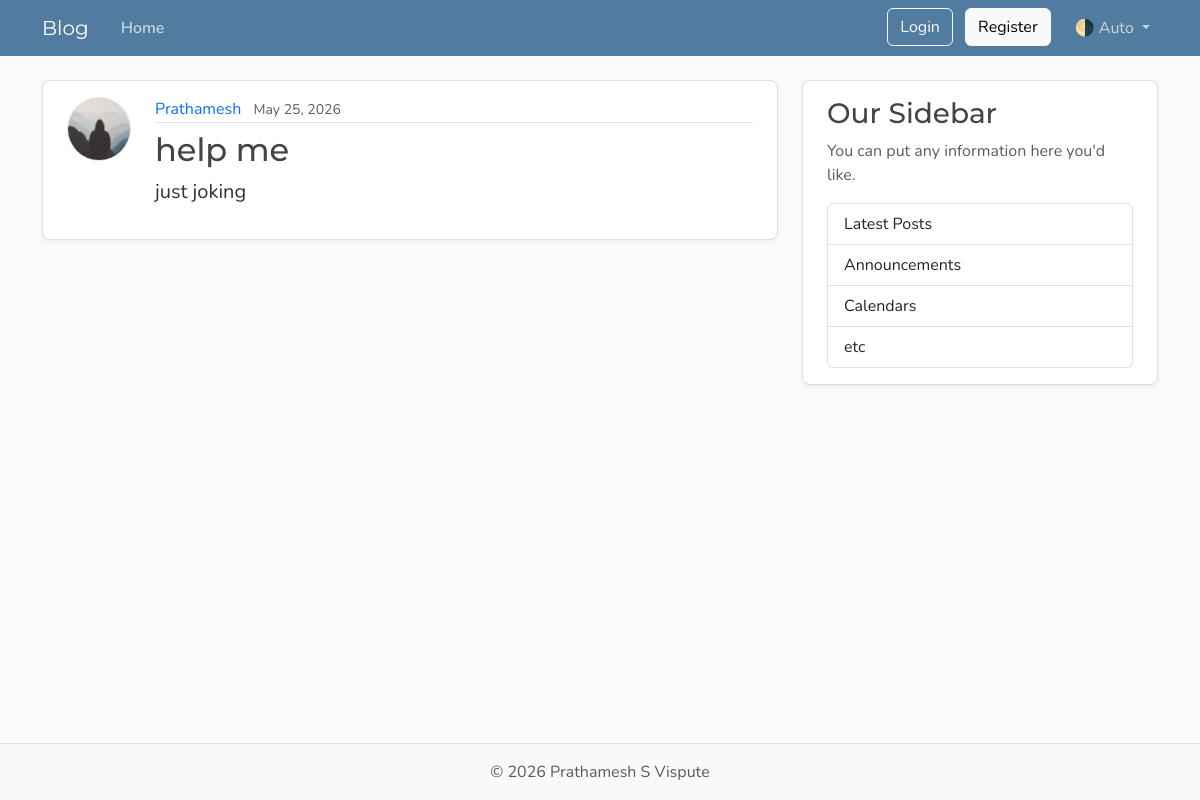
Page /posts on the earlier database version.
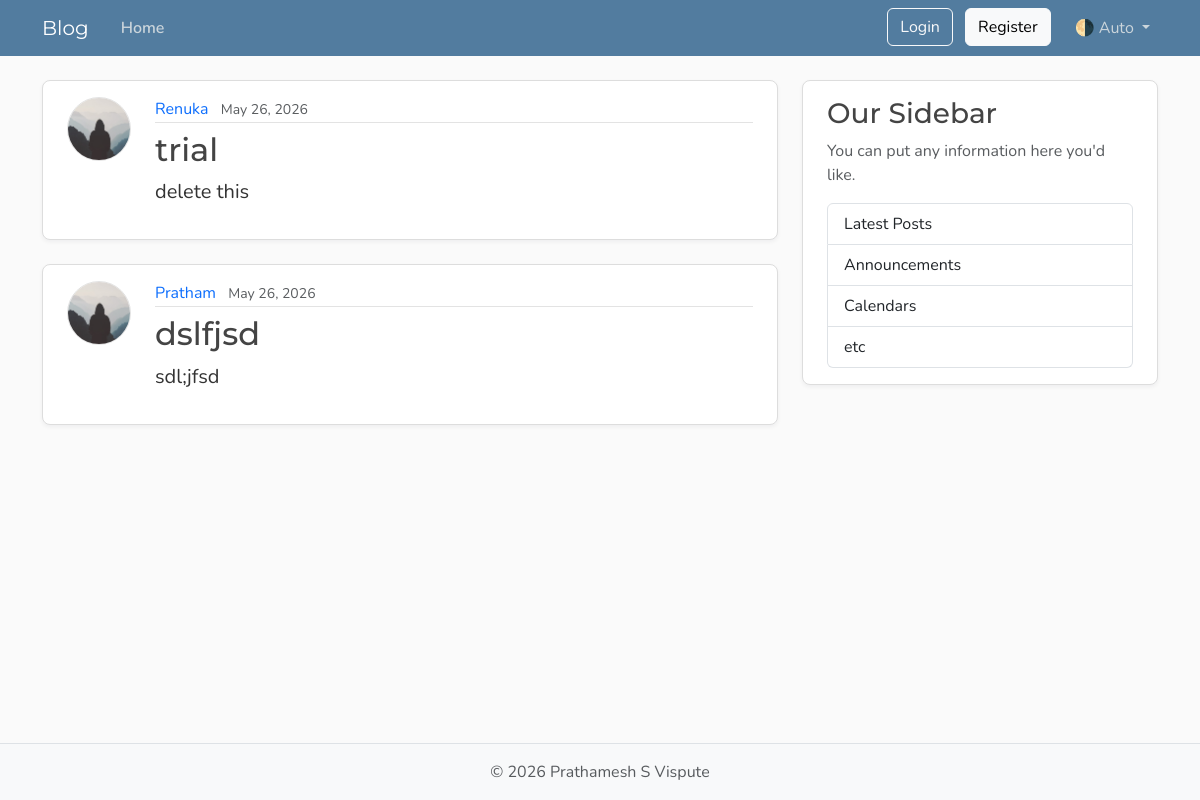
Same page on the later database version.
### models.py (models this page shows, shortened)
class Post(Base):
    __tablename__="posts"
    id:Mapped[int]=mapped_column(Integer,primary_key=True,index=True)
    title:Mapped[str]=mapped_column(String(100),nullable=False)
    content:Mapped[str]=mapped_column(Text,nullable=False)
    user_id:Mapped[int]=mapped_column(
        ForeignKey("users.id"),
        nullable=False,
        index=True,
    )
    date_posted:Mapped[datetime]=mapped_column(
        DateTime(timezone=True),
        default=lambda:datetime.now(UTC),
    )
    author:Mapped[User]=relationship(back_populates="posts")

class User(Base):
    __tablename__ = "users"
    id:Mapped[int]=mapped_column(Integer,primary_key=True,index=True)
    username:Mapped[str]=mapped_column(String(50),unique=True,nullable=False)
    email:Mapped[str]=mapped_column(String(120),unique=True,nullable=False)
    password_hash:Mapped[str]=mapped_column(String(200),nullable=False)
    image_file:Mapped[str|None]=mapped_column(
        String(200),
        nullable=True,
        default=None
    )
    posts:Mapped[list[Post]]=relationship(back_populates="author",cascade="all,delete-orphan")##cascades deletes all oraphan posts on user deletion

### main.py (the view)
@app.get("/",name="home",include_in_schema=False)
@app.get("/posts",include_in_schema=False,name="posts")
async def home(request:Request,db:Annotated[AsyncSession,Depends(get_db)]):
    result=await db.execute(
        select(models.Post)
        .options(selectinload(models.Post.author))
        .order_by(models.Post.date_posted.desc()),
        )
    posts=result.scalars().all()
    return templates.TemplateResponse(
        request,
        "home.html",
        {"posts":posts,"title":"IIT-ISM"}
    )

### templates/home.html
{% extends "layout.html" %}
{% block content %}
  {% for post in posts %}
    <article class="content-section py-3 px-4 mb-4">
      <div class="d-flex align-items-start gap-4">
        <img class="rounded-circle article-img flex-shrink-0"
             src="{{ post.author.image_path }}"
             alt="{{ post.author.username }}'s profile picture"
             width="64"
             height="64"
             loading="lazy">
        <div class="flex-grow-1">
          <div class="article-metadata mb-2">
            <a class="me-2" href="{{ url_for("user_posts", user_id=post.author.id) }}">{{ post.author.username }}</a>
            <small class="text-body-secondary">{{ post.date_posted.strftime('%B %d, %Y') }}</small>
          </div>
          <h2>
            <a class="article-title" href="{{ url_for("post_page", post_id=post.id) }}">{{ post.title }}</a>
          </h2>
          <p class="article-content">{{ post.content }}</p>
        </div>
      </div>
    </article>
  {% endfor %}
{% endblock content %}

### templates/layout.html (shortened to what this page needs)
<!DOCTYPE html>
<html lang="en">
    <head>
        <link href="https://cdn.jsdelivr.net/npm/bootstrap@5.3.8/dist/css/bootstrap.min.css"
              rel="stylesheet"
>
        <link rel="stylesheet"
              type="text/css"
              href="{{ url_for("static", path='css/main.css') }}">
    </head>
    <body class="d-flex flex-column min-vh-100">
        <header class="site-header">
            <nav class="navbar navbar-expand-md bg-steel fixed-top"
                 data-bs-theme="dark">
                <div class="container">
                    <a class="navbar-brand me-4" href="{{ url_for("home") }}">Blog</a>
                    <div class="collapse navbar-collapse" id="navbarToggle">
                        <div class="navbar-nav me-auto">
                            <a class="nav-link active"
                               aria-current="page"
                               href="{{ url_for("home") }}">Home</a>
                        </div>
                        <div class="navbar-nav">
                            <div id="loggedOutNav">
                                <a class="btn btn-outline-light mb-2 mb-md-0 me-md-2"
                                   href="{{ url_for("login_page") }}">Login</a>
                                <a class="btn btn-light mb-2 mb-md-0 me-md-3"
                                   href="{{ url_for("register_page") }}">Register</a>
                            </div>
                            <div class="nav-item dropdown">
                                <a class="nav-link dropdown-toggle"
                                   href="#"
                                   role="button"
                                   id="bd-theme"
                                   data-bs-toggle="dropdown"
                                   aria-expanded="false">
                                    <span id="bd-theme-text">🌗 Auto</span>
                                </a>
                            </div>
                        </div>
                    </div>
                </div>
            </nav>
        </header>
        <main role="main" class="container">
            <div class="row">
                <div class="col-md-8">
                    {% block content %}
                    {% endblock content %}
                </div>
                <aside class="col-md-4">
                    <div class="content-section py-3 px-4 mb-4">
                        <h3>Our Sidebar</h3>
                        <p class="text-body-secondary">You can put any information here you'd like.</p>
                        <ul class="list-group">
                            <li class="list-group-item">Latest Posts</li>
                            <li class="list-group-item">Announcements</li>
                            <li class="list-group-item">Calendars</li>
                            <li class="list-group-item">etc</li>
                        </ul>
                    </div>
                </aside>
            </div>
        </main>
        <footer class="mt-auto py-3 bg-body-tertiary border-top">
            <div class="container text-center">
                <p class="text-body-secondary mb-0">
                    © <span id="year"></span> Prathamesh S Vispute
                </p>
            </div>
        </footer>
    </body>
</html>

### static/css/main.css (style rules this page uses)
:root { --font-heading: "Montserrat", system-ui, -apple-system, BlinkMacSystemFont, sans-serif; --font-body: "Nunito", system-ui, -apple-system, BlinkMacSystemFont, sans-serif; --color-bg-body: #fafafa; --color-bg-content: #ffffff; --color-text-primary: #333333; --color-text-heading: #444444; --color-steel: #527c9f; --color-nav-link: #cbd5db; --color-nav-link-hover: #ffffff; --color-link-hover: #428bca; --color-border: #dddddd; --color-border-light: #e3e3e3; --spacing-xl: 5rem; --article-img-size: 4rem; --account-img-size: 7.813rem; }
body { font-family: var(--font-body); background: var(--color-bg-body); color: var(--color-text-primary); }
main { padding-top: var(--spacing-xl); }
h1, h2, h3, h4, h5, h6 { font-family: var(--font-heading); color: var(--color-text-heading); }
.navbar-brand { font-family: var(--font-heading); }
a { text-decoration: none; }
.bg-steel { background-color: var(--color-steel); }
.site-header .navbar-nav .nav-link { color: var(--color-nav-link); transition: color 0.2s ease-in-out; }
.site-header .navbar-nav .nav-link.active { font-weight: 600; }
.content-section { background: var(--color-bg-content); border: 1px solid var(--color-border); border-radius: 0.5rem; box-shadow: 0 2px 4px rgba(15, 23, 42, 0.05); transition: box-shadow 0.15s ease, transform 0.15s ease, border-color 0.15s ease; }
.article-title { color: var(--color-text-heading); transition: color 0.2s ease-in-out; }
.article-content { white-space: pre-line; font-size: 1.25rem; }
.article-img { height: var(--article-img-size); width: var(--article-img-size); flex-shrink: 0; object-fit: cover; border: 1px solid var(--color-border-light); box-shadow: 0 0 0 2px var(--color-bg-content); }
.article-metadata { padding-bottom: 0.063rem; border-bottom: 1px solid var(--color-border-light); }
.article-metadata a { transition: color 0.2s ease-in-out; }
[data-bs-theme="dark"] { --color-bg-body: #1a1a1a; --color-bg-content: #2d2d2d; --color-text-primary: #e0e0e0; --color-text-heading: #f0f0f0; --color-border: #404040; --color-border-light: #4a4a4a; }

Differences in the rows shown:
removed Post: author.username "Prathamesh", date_posted "May 25, 2026", title "help me", content "just joking"
added Post: author.username "Renuka", date_posted "May 26, 2026", title "trial", content "delete this"
added Post: author.username "Pratham", date_posted "May 26, 2026", title "dslfjsd", content "sdl;jfsd"
